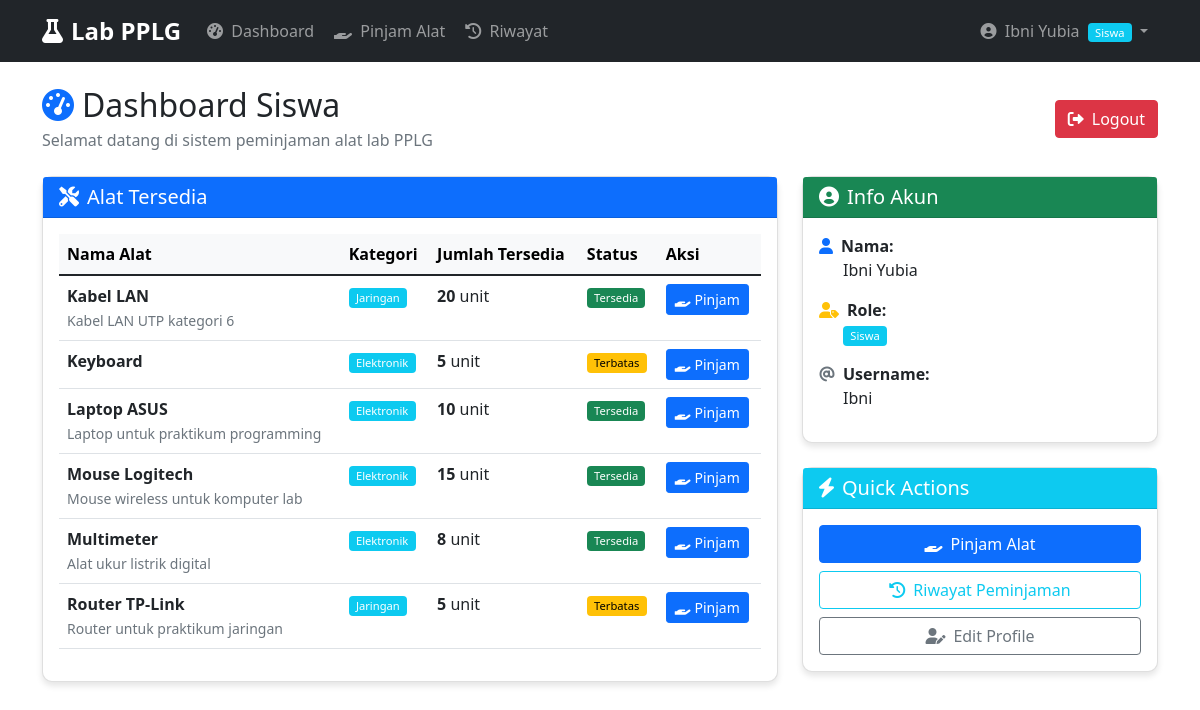
Page /index.php?page=dashboard (signed in) on the committed database.
### tables this page shows
CREATE TABLE `alat` (
  `id` int NOT NULL,
  `nama` varchar(100) NOT NULL,
  `kategori` varchar(50) NOT NULL,
  `jumlah` int NOT NULL,
  `deskripsi` text,
  `created_at` timestamp NULL DEFAULT CURRENT_TIMESTAMP
);

### controller/DashboardController.php (called while the page is built, shortened)
<?php
require_once 'model/AlatModel.php';
require_once 'model/PeminjamanModel.php';
class DashboardController {
    private $alatModel;
    private $peminjamanModel;
    public function __construct() {
        $this->alatModel = new AlatModel();
        $this->peminjamanModel = new PeminjamanModel();
    }
    public function siswa() {
        $data['alat_tersedia'] = $this->alatModel->getAlatTersedia();
        $data['riwayat_peminjaman'] = $this->peminjamanModel->getRiwayatByUser($_SESSION['user_id']);
        require_once 'view/dashboard/siswa.php';
    }
}
?>

### model/AlatModel.php (called while the page is built, shortened)
<?php
require_once 'config/database.php';
class AlatModel {
    private $conn;
    private $table_name = "alat";
    public function __construct() {
        $database = new Database();
        $this->conn = $database->getConnection();
    }
    public function getAlatTersedia() {
        $query = "SELECT * FROM " . $this->table_name . " WHERE jumlah > 0 ORDER BY nama";
        $stmt = $this->conn->prepare($query);
        $stmt->execute();
        return $stmt->fetchAll(PDO::FETCH_ASSOC);
    }
}
?>

### config/database.php (called while the page is built, shortened)
<?php
class Database {
    private $host = "localhost";
    private $db_name = "lab_pplg";
    private $username = "root";
    private $password = "";
    public function getConnection() {
        $this->conn = null;
        try {
            $this->conn = new PDO("mysql:host=" . $this->host . ";dbname=" . $this->db_name, $this->username, $this->password);
            $this->conn->exec("set names utf8");
        } catch(PDOException $exception) {
            echo "Connection error: " . $exception->getMessage();
        }
        return $this->conn;
    }
}
?>

### model/PeminjamanModel.php (called while the page is built, shortened)
<?php
require_once 'config/database.php';
class PeminjamanModel {
    private $conn;
    private $table_name = "peminjaman";
    public function __construct() {
        $database = new Database();
        $this->conn = $database->getConnection();
    }
    public function getRiwayatByUser($user_id) {
        $query = "SELECT p.*, a.nama as nama_alat
                  FROM " . $this->table_name . " p
                  LEFT JOIN alat a ON p.alat_id = a.id
                  WHERE p.user_id = :user_id
                  ORDER BY p.created_at DESC";
        $stmt = $this->conn->prepare($query);
        $stmt->bindParam(':user_id', $user_id);
        $stmt->execute();
        return $stmt->fetchAll(PDO::FETCH_ASSOC);
    }
}
?>

### view/dashboard/siswa.php (the view, shortened to what this page needs)
<!DOCTYPE html>
<html lang="id">
<head>
    <link href="https://cdn.jsdelivr.net/npm/bootstrap@5.1.3/dist/css/bootstrap.min.css" rel="stylesheet">
    <link rel="stylesheet" href="https://cdnjs.cloudflare.com/ajax/libs/font-awesome/6.0.0/css/all.min.css">
</head>
<body>
    <?php include __DIR__ . '/../partials/navbar.php'; ?>
    <div class="container mt-4">
        <div class="d-flex justify-content-between align-items-center mb-4">
            <div>
                <h2 class="mb-1"><i class="fas fa-tachometer-alt me-2 text-primary"></i>Dashboard Siswa</h2>
                <p class="text-muted mb-0">Selamat datang di sistem peminjaman alat lab PPLG</p>
            </div>
            <a href="index.php?page=auth&action=logout" class="btn btn-danger logout-btn">
                <i class="fas fa-sign-out-alt me-2"></i>Logout
            </a>
        </div>
        <div class="row">
            <div class="col-md-8">
                <div class="card mb-4 dashboard-card">
                    <div class="card-header bg-primary text-white">
                        <h5 class="mb-0"><i class="fas fa-tools me-2"></i>Alat Tersedia</h5>
                    </div>
                    <div class="card-body">
                        <?php if (empty($data['alat_tersedia'])): ?>
                            <div class="text-center py-4">
                                <i class="fas fa-inbox fa-3x text-muted mb-3"></i>
                                <p class="text-muted">Tidak ada alat tersedia saat ini</p>
                            </div>
                        <?php else: ?>
                            <div class="table-responsive">
                                <table class="table table-hover">
                                    <thead class="table-light">
                                        <tr>
                                            <th>Nama Alat</th>
                                            <th>Kategori</th>
                                            <th>Jumlah Tersedia</th>
                                            <th>Status</th>
                                            <th>Aksi</th>
                                        </tr>
                                    </thead>
                                    <tbody>
                                        <?php foreach ($data['alat_tersedia'] as $alat): ?>
                                        <tr>
                                            <td>
                                                <strong><?php echo htmlspecialchars($alat['nama']); ?></strong>
                                                <?php if (!empty($alat['deskripsi'])): ?>
                                                    <br><small class="text-muted"><?php echo htmlspecialchars($alat['deskripsi']); ?></small>
                                                <?php endif; ?>
                                            </td>
                                            <td>
                                                <span class="badge bg-info"><?php echo htmlspecialchars($alat['kategori']); ?></span>
                                            </td>
                                            <td>
                                                <strong><?php echo $alat['jumlah']; ?></strong> unit
                                            </td>
                                            <td>
                                                <?php if ($alat['jumlah'] > 5): ?>
                                                    <span class="badge badge-available">Tersedia</span>
                                                <?php elseif ($alat['jumlah'] > 0): ?>
                                                    <span class="badge badge-low">Terbatas</span>
                                                <?php else: ?>
                                                    <span class="badge badge-out">Habis</span>
                                                <?php endif; ?>
                                            </td>
                                            <td>
                                                <?php if ($alat['jumlah'] > 0): ?>
                                                    <a href="index.php?page=peminjaman&action=create&alat_id=<?php echo $alat['id']; ?>"
                                                       class="btn btn-primary btn-sm">
                                                        <i class="fas fa-hand-holding me-1"></i>Pinjam
                                                    </a>
                                                <?php else: ?>
                                                    <button class="btn btn-secondary btn-sm" disabled>
                                                        <i class="fas fa-times me-1"></i>Habis
                                                    </button>
                                                <?php endif; ?>
                                            </td>
                                        </tr>
                                        <?php endforeach; ?>
                                    </tbody>
                                </table>
                            </div>
                        <?php endif; ?>
                    </div>
                </div>
            </div>
            <div class="col-md-4">
                <div class="card mb-4 dashboard-card">
                    <div class="card-header bg-success text-white">
                        <h5 class="mb-0"><i class="fas fa-user-circle me-2"></i>Info Akun</h5>
                    </div>
                    <div class="card-body">
                        <div class="mb-3">
                            <strong><i class="fas fa-user me-2 text-primary"></i>Nama:</strong>
                            <p class="ms-4 mb-1"><?php echo htmlspecialchars($_SESSION['nama']); ?></p>
                        </div>
                        <div class="mb-3">
                            <strong><i class="fas fa-user-tag me-2 text-warning"></i>Role:</strong>
                            <p class="ms-4 mb-1"><span class="badge bg-info">Siswa</span></p>
                        </div>
                        <div class="mb-3">
                            <strong><i class="fas fa-at me-2 text-secondary"></i>Username:</strong>
                            <p class="ms-4 mb-1"><?php echo htmlspecialchars($_SESSION['username']); ?></p>
                        </div>
                    </div>
                </div>
                <div class="card mb-4 dashboard-card">
                    <div class="card-header bg-info text-white">
                        <h5 class="mb-0"><i class="fas fa-bolt me-2"></i>Quick Actions</h5>
                    </div>
                    <div class="card-body">
                        <div class="d-grid gap-2">
                            <a href="index.php?page=peminjaman&action=create" class="btn btn-primary">
                                <i class="fas fa-hand-holding me-2"></i>Pinjam Alat
                            </a>
                            <a href="index.php?page=peminjaman&action=riwayat" class="btn btn-outline-info">
                                <i class="fas fa-history me-2"></i>Riwayat Peminjaman
                            </a>
                            <a href="index.php?page=auth&action=profile" class="btn btn-outline-secondary">
                                <i class="fas fa-user-edit me-2"></i>Edit Profile
                            </a>
                        </div>
                    </div>
                </div>
            </div>
        </div>
</body>
</html>

### view/dashboard/siswa.php (style rules this page uses)
.dashboard-card { border-radius: 10px; box-shadow: 0 4px 6px rgba(0,0,0,0.1); transition: transform 0.3s; }
.logout-btn { transition: all 0.3s ease; }
.badge-available { background-color: #198754; }
.badge-low { background-color: #ffc107; color: #000; }

### view/partials/navbar.php (style rules this page uses)
.badge { font-size: 0.7em; font-weight: 500; }

### rows in the picture
alat: nama "Kabel LAN", deskripsi "Kabel LAN UTP kategori 6", kategori "Jaringan", jumlah "20", shows "Tersedia"
alat: nama "Keyboard", kategori "Elektronik", jumlah "5", shows "Terbatas"
alat: nama "Laptop ASUS", deskripsi "Laptop untuk praktikum programming", kategori "Elektronik", jumlah "10", shows "Tersedia"
alat: nama "Mouse Logitech", deskripsi "Mouse wireless untuk komputer lab", kategori "Elektronik", jumlah "15", shows "Tersedia"
alat: nama "Multimeter", deskripsi "Alat ukur listrik digital", kategori "Elektronik", jumlah "8", shows "Tersedia"
alat: nama "Router TP-Link", deskripsi "Router untuk praktikum jaringan", kategori "Jaringan", jumlah "5", shows "Terbatas"

### other values in the picture
$_SESSION['nama'] "Ibni Yubia"
$_SESSION['role'] "Siswa"
$_SESSION['username'] "Ibni"
